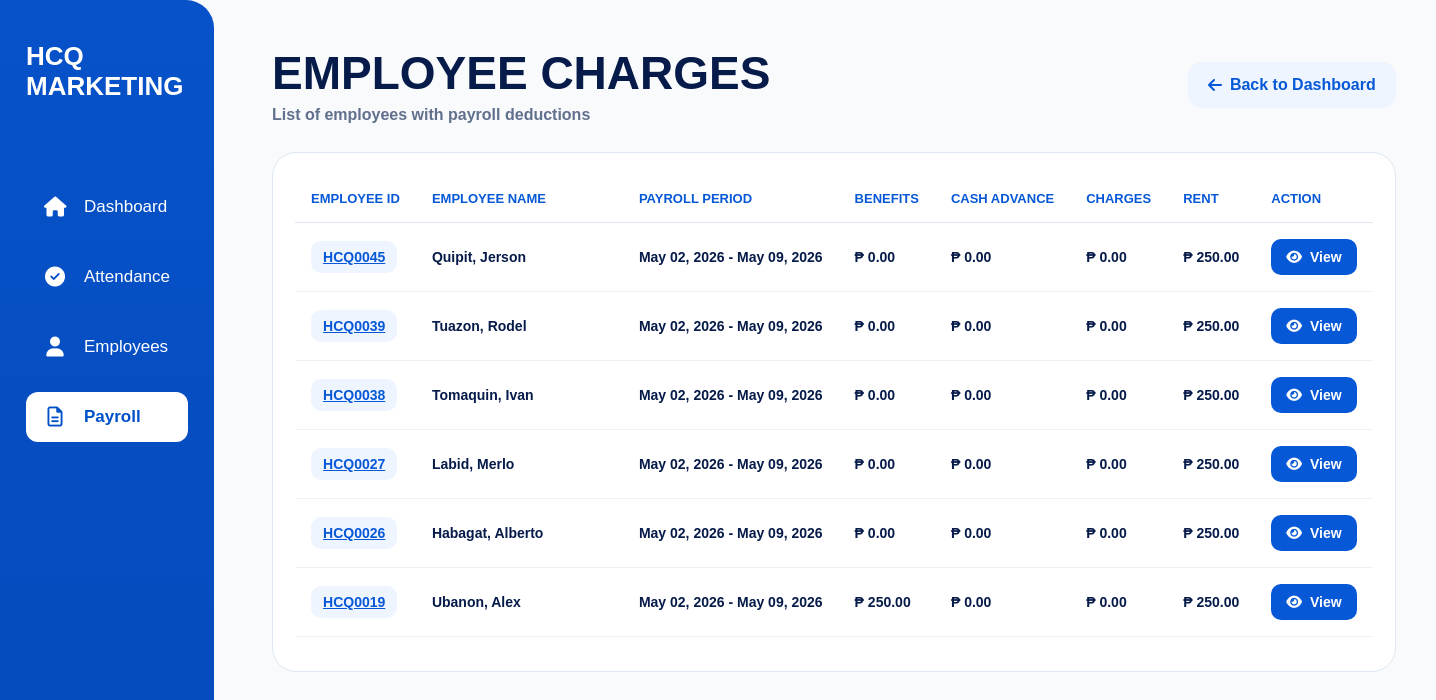
Before: /charges/ with the older database file.
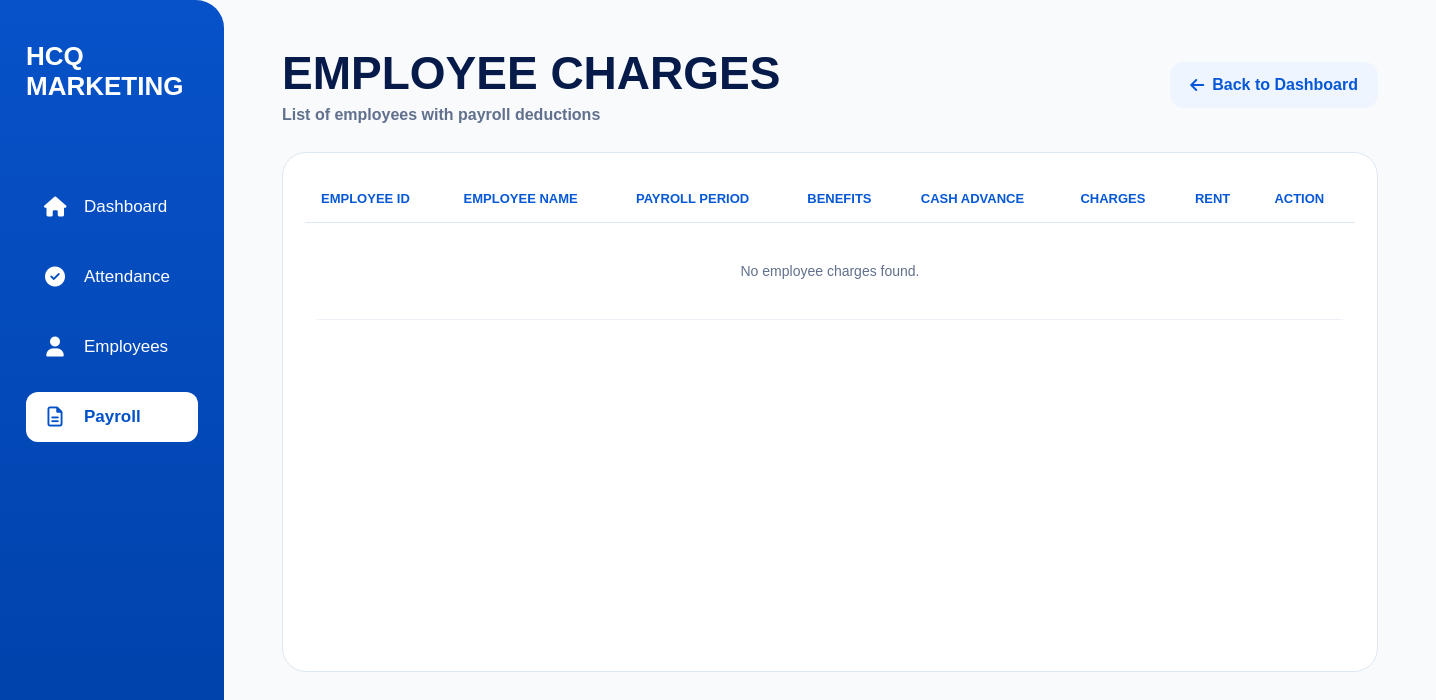
After: the same page with the newer database file.
### payroll/models.py (models this page shows, shortened)
class Payroll(models.Model):
    employee = models.ForeignKey(
        Employee,
        on_delete=models.CASCADE,
        related_name='payrolls'
    )
    start_date = models.DateField()
    end_date = models.DateField()
    total_payable_hours = models.DecimalField(
        max_digits=10,
        decimal_places=2,
        default=0
    )
    total_late_minutes = models.PositiveIntegerField(
        default=0
    )
    total_undertime_minutes = models.PositiveIntegerField(
        default=0
    )
    base_salary = models.DecimalField(
        max_digits=12,
        decimal_places=2,
        default=0
    )
    overtime_pay = models.DecimalField(
        max_digits=12,
        decimal_places=0,
        default=0
    )
    transportation_fee = models.DecimalField(
        max_digits=12,
        decimal_places=2,
        default=0
    )
    delivery_allowance = models.DecimalField(
        max_digits=12,
        decimal_places=2,
        default=0
    )
    benefits = models.DecimalField(
        max_digits=10,
        decimal_places=2,
        default=0
    )
    allowance = models.DecimalField(
        max_digits=10,
        decimal_places=2,
        default=0,
        blank=True,
        help_text='Manual allowance for this payroll period.'
    )
    cash_advance = models.DecimalField(
        max_digits=10,
        decimal_places=2,
        default=0,
        blank=True
    )
    charges = models.DecimalField(
        max_digits=10,
        decimal_places=2,
        default=0,
        blank=True
    )
    rent = models.DecimalField(
        max_digits=10,
        decimal_places=2,
        default=0,
        blank=True
    )
    remarks = models.TextField(
        blank=True,
        null=True
    )
    total_salary = models.DecimalField(
        max_digits=12,
        decimal_places=2,
        default=0
    )
    created_at = models.DateTimeField(
        auto_now_add=True
    )
    class Meta:
        ordering = [
            '-start_date',
            'employee__last_name'
        ]

### employees/models.py (models this page shows, shortened)
class Employee(models.Model):
    SALARY_TYPE_CHOICES = (
        ('daily', 'Daily'),
        ('hourly', 'Hourly'),
    )
    EMPLOYMENT_STATUS_CHOICES = (
        ('ACTIVE', 'Active'),
        ('RESIGNED', 'Resigned'),
        ('MIA', 'MIA'),
        ('TERMINATED', 'Terminated'),
    )
    employee_id = models.CharField(
        max_length=10,
        unique=True,
        editable=False
    )
    first_name = models.CharField(max_length=100)
    middle_initial = models.CharField(
        max_length=50,
        blank=True,
        null=True
    )
    last_name = models.CharField(max_length=100)
    date_of_birth = models.DateField(
        blank=True,
        null=True
    )
    citizenship = models.CharField(
        max_length=100,
        blank=True,
        null=True
    )
    address = models.CharField(
        max_length=255,
        blank=True,
        null=True
    )
    contact_number = models.CharField(
        max_length=50,
        blank=True,
        null=True
    )
    spouse_name = models.CharField(
        max_length=100,
        blank=True,
        null=True
    )
    spouse_contact_number = models.CharField(
        max_length=50,
        blank=True,
        null=True
    )
    elementary = models.CharField(
        max_length=255,
        blank=True,
        null=True
    )
    elementary_year = models.CharField(
        max_length=50,
        blank=True,
        null=True
    )
    high_school = models.CharField(
        max_length=255,
        blank=True,
        null=True
    )
    high_school_year = models.CharField(
        max_length=50,
        blank=True,
        null=True
    )
    college = models.CharField(
        max_length=255,
        blank=True,
        null=True
    )
    college_year = models.CharField(
        max_length=50,
        blank=True,
        null=True
    )
    company_1 = models.CharField(
        max_length=255,
        blank=True,
        null=True
    )
    company_address_1 = models.CharField(
        max_length=255,
        blank=True,
        null=True
    )
    occupation_1 = models.CharField(
        max_length=100,
        blank=True,
        null=True
    )
    years_1 = models.CharField(
        max_length=50,
        blank=True,
        null=True
    )
    company_2 = models.CharField(
        max_length=255,
        blank=True,
        null=True
    )
    company_address_2 = models.CharField(
        max_length=255,
        blank=True,
        null=True
    )
    occupation_2 = models.CharField(
        max_length=100,
        blank=True,
        null=True
    )
    years_2 = models.CharField(
        max_length=50,
        blank=True,
        null=True
    )
    company_3 = models.CharField(
        max_length=255,
        blank=True,
        null=True
    )
    company_address_3 = models.CharField(
        max_length=255,
        blank=True,
        null=True
    )
    occupation_3 = models.CharField(
        max_length=100,
        blank=True,
        null=True
    )
    years_3 = models.CharField(
        max_length=50,
        blank=True,
        null=True
    )
    reference_name_1 = models.CharField(
        max_length=100,
        blank=True,
        null=True
    )
    reference_occupation_1 = models.CharField(
        max_length=100,
        blank=True,
        null=True
    )
    reference_contact_1 = models.CharField(
        max_length=50,
        blank=True,
        null=True
    )
    reference_name_2 = models.CharField(
        max_length=100,
        blank=True,
        null=True
    )
    reference_occupation_2 = models.CharField(
        max_length=100,
        blank=True,
        null=True
    )
    reference_contact_2 = models.CharField(
        max_length=50,
        blank=True,
        null=True
    )
    reference_name_3 = models.CharField(
        max_length=100,
        blank=True,
        null=True
    )
    reference_occupation_3 = models.CharField(
        max_length=100,
        blank=True,
        null=True
    )
    reference_contact_3 = models.CharField(
        max_length=50,
        blank=True,
        null=True
    )
    sss_number = models.CharField(
        max_length=100,
        blank=True,
        null=True
    )
    sss_file = models.FileField(
        upload_to='government_documents/sss/',
        blank=True,
        null=True
    )
    philhealth_number = models.CharField(
        max_length=100,
        blank=True,
        null=True
    )
    philhealth_file = models.FileField(
        upload_to='government_documents/philhealth/',
        blank=True,
        null=True
    )
    nbi_clearance_number = models.CharField(
        max_length=100,
        blank=True,
        null=True
    )
    nbi_clearance_file = models.FileField(
        upload_to='government_documents/nbi/',
        blank=True,
        null=True
    )
    barangay_clearance_number = models.CharField(
        max_length=100,
        blank=True,
        null=True
    )
    barangay_clearance_file = models.FileField(
        upload_to='government_documents/barangay/',
        blank=True,
        null=True
    )
    tin_number = models.CharField(
        max_length=100,
        blank=True,
        null=True
    )
    tin_file = models.FileField(
        upload_to='government_documents/tin/',
        blank=True,
        null=True
    )
    drivers_license_number = models.CharField(
        max_length=100,
        blank=True,
        null=True
    )
    drivers_license_file = models.FileField(
        upload_to='government_documents/drivers_license/',
        blank=True,
        null=True
    )
    position = models.CharField(max_length=100)
    employment_status = models.CharField(
        max_length=20,
        choices=EMPLOYMENT_STATUS_CHOICES,
        default='ACTIVE'
    )
    employment_remarks = models.TextField(
        blank=True,
        null=True
    )
    salary_type = models.CharField(
        max_length=10,
        choices=SALARY_TYPE_CHOICES,
        default='daily'
    )
    rate = models.DecimalField(
        max_digits=10,
        decimal_places=2
    )
    benefits = models.DecimalField(
        max_digits=10,
        decimal_places=2,
        default=0
    )
    date_started = models.DateField(
        blank=True,
        null=True
    )
    photo = models.ImageField(
        upload_to='employee_photos/',
        blank=True,
        null=True
    )
    qr_code = models.ImageField(
        upload_to='employee_qrcodes/',
        blank=True,
        null=True
    )
    resume = models.FileField(
        upload_to='employee_resumes/',
        blank=True,
        null=True
    )

### dashboard/views.py (the view)
# urls.py: path("charges/", views.charges_page_view, name="charges-page"),
def charges_page_view(request):
    charges = Payroll.objects.filter(
        benefits__gt=0
    ) | Payroll.objects.filter(
        cash_advance__gt=0
    ) | Payroll.objects.filter(
        charges__gt=0
    ) | Payroll.objects.filter(
        rent__gt=0
    )
    charges = charges.select_related(
        "employee"
    ).order_by(
        "-id"
    )
    return render(
        request,
        "dashboard/charges_page.html",
        {
            "charges": charges,
        }
    )

### dashboard/templates/dashboard/charges_page.html (shortened to what this page needs)
{% load static %}
{% load humanize %}
<!DOCTYPE html>
<html lang="en">
<head>
<link rel="stylesheet" href="{% static 'dashboard/dashboard.css' %}">
<link rel="stylesheet" href="https://cdnjs.cloudflare.com/ajax/libs/font-awesome/6.5.1/css/all.min.css">
</head>
<body>
<div class="modern-page">
<aside class="modern-sidebar">
    <div class="modern-logo">
        HCQ <br> MARKETING
    </div>
    <nav class="modern-menu">
        <a href="/dashboard/">
            <i class="fa-solid fa-house"></i>
            <span>Dashboard</span>
        </a>
        <a href="/attendance-page/">
            <i class="fa-solid fa-circle-check"></i>
            <span>Attendance</span>
        </a>
        <a href="/employees-page/">
            <i class="fa-solid fa-user"></i>
            <span>Employees</span>
        </a>
        <a href="/payroll-page/" class="active">
            <i class="fa-regular fa-file-lines"></i>
            <span>Payroll</span>
        </a>
    </nav>
</aside>
<main class="modern-content">
    <div class="charges-header">
        <div>
            <h1 class="charges-title">EMPLOYEE CHARGES</h1>
            <p>List of employees with payroll deductions</p>
        </div>
        <a href="/dashboard/" class="back-btn">
            <i class="fa-solid fa-arrow-left"></i>
            Back to Dashboard
        </a>
    </div>
    <div class="charges-card">
        <div class="charges-table-wrapper">
            <table class="charges-table">
                <thead>
                    <tr>
                        <th>Employee ID</th>
                        <th>Employee Name</th>
                        <th>Payroll Period</th>
                        <th>Benefits</th>
                        <th>Cash Advance</th>
                        <th>Charges</th>
                        <th>Rent</th>
                        <th>Action</th>
                    </tr>
                </thead>
                <tbody>
                    {% for payroll in charges %}
                    <tr>
                        <td>
                            <a href="{% url 'view-payroll' payroll.id %}" class="employee-id">
                                {{ payroll.employee.employee_id }}
                            </a>
                        </td>
                        <td>
                            <a href="{% url 'view-payroll' payroll.id %}" class="employee-name-link">
                                {{ payroll.employee.last_name }},
                                {{ payroll.employee.first_name }}
                            </a>
                        </td>
                        <td>
                            <a href="{% url 'view-payroll' payroll.id %}" class="payroll-period-link">
                                {{ payroll.start_date|date:"M d, Y" }}
                                -
                                {{ payroll.end_date|date:"M d, Y" }}
                            </a>
                        </td>
                        <td class="amount">
                            ₱ {{ payroll.benefits|floatformat:2|intcomma }}
                        </td>
                        <td class="amount">
                            ₱ {{ payroll.cash_advance|floatformat:2|intcomma }}
                        </td>
                        <td class="amount">
                            ₱ {{ payroll.charges|floatformat:2|intcomma }}
                        </td>
                        <td class="amount">
                            ₱ {{ payroll.rent|floatformat:2|intcomma }}
                        </td>
                        <td>
                            <a href="{% url 'view-payroll' payroll.id %}" class="view-payroll-btn">
                                <i class="fa-solid fa-eye"></i>
                                View
                            </a>
                        </td>
                    </tr>
                    {% empty %}
                    <tr>
                        <td colspan="8" class="empty-row">
                            No employee charges found.
                        </td>
                    </tr>
                    {% endfor %}
                </tbody>
            </table>
        </div>
    </div>
</main>
</div>
</body>
</html>

### dashboard/static/dashboard/dashboard.css (style rules this page uses)
* { margin: 0; padding: 0; box-sizing: border-box; }
body { font-family: Arial, sans-serif; background: #efefef; }
.charges-card { height: 100%; background: #ececec; border-radius: 25px; padding: 25px; }
.attendance-card, .charges-card, .past-card, .attendance-box, .charge-box { transition: all 0.3s ease; }
* { box-sizing: border-box; }
body { margin: 0; font-family: Arial, sans-serif; background: #f5f7fb; color: #0f2547; }
.modern-page { display: flex; min-height: 100vh; background: #f8fafc; font-family: Arial, sans-serif; }
.modern-sidebar { width: 280px; min-height: 100vh; background: linear-gradient(180deg, #0752c9, #0040a8); color: white; padding: 42px 26px; border-radius: 0 28px 28px 0; }
.modern-logo { font-size: 26px; font-weight: 800; line-height: 1.15; margin-bottom: 80px; }
.modern-menu { display: flex; flex-direction: column; gap: 20px; }
.modern-menu a { color: white; text-decoration: none; display: flex; align-items: center; gap: 18px; padding: 15px 18px; border-radius: 12px; font-size: 17px; }
.modern-menu a i { width: 22px; text-align: center; font-size: 20px; }
.modern-menu a.active, .modern-menu a:hover { background: white; color: #0050c8; font-weight: 700; }
.modern-content { flex: 1; padding: 46px 58px 35px; }

### dashboard/templates/dashboard/charges_page.html (style rules this page uses)
.charges-header { display:flex; justify-content:space-between; align-items:center; margin-bottom:28px; gap:18px; }
.charges-title { font-size:46px; font-weight:900; color:#061b49; margin:0; }
.charges-header p { color:#61708d; margin-top:6px; font-weight:600; }
.back-btn { background:#eef5ff; color:#0758d6; padding:14px 20px; border-radius:14px; font-weight:900; text-decoration:none; display:inline-flex; align-items:center; gap:8px; }
.charges-card { background:white; border:1px solid #dfe7f3; border-radius:24px; padding:22px; max-height:520px; overflow:hidden; display:flex; flex-direction:column; }
.charges-table-wrapper { width:100%; overflow:auto; border-radius:16px; }
.charges-table { width:100%; border-collapse:collapse; min-width:1050px; }
.charges-table th { text-align:left; padding:16px; color:#0758d6; font-size:13px; text-transform:uppercase; border-bottom:1px solid #dfe7f3; background:white; position:sticky; top:0; z-index:2; white-space:nowrap; }
.charges-table td { padding:16px; border-bottom:1px solid #edf1f7; color:#061b49; font-size:14px; white-space:nowrap; }
.empty-row { text-align:center; padding:40px !important; color:#61708d !important; }

Changed rows visible on the page:
removed Payroll: employee.employee_id "HCQ0045", employee.last_name "Quipit", employee.first_name "Jerson", start_date "May 02, 2026", end_date "May 09, 2026", benefits "0.00", cash_advance "0.00", charges "0.00", rent "250.00"
removed Payroll: employee.employee_id "HCQ0039", employee.last_name "Tuazon", employee.first_name "Rodel", start_date "May 02, 2026", end_date "May 09, 2026", benefits "0.00", cash_advance "0.00", charges "0.00", rent "250.00"
removed Payroll: employee.employee_id "HCQ0038", employee.last_name "Tomaquin", employee.first_name "Ivan", start_date "May 02, 2026", end_date "May 09, 2026", benefits "0.00", cash_advance "0.00", charges "0.00", rent "250.00"
removed Payroll: employee.employee_id "HCQ0027", employee.last_name "Labid", employee.first_name "Merlo", start_date "May 02, 2026", end_date "May 09, 2026", benefits "0.00", cash_advance "0.00", charges "0.00", rent "250.00"
removed Payroll: employee.employee_id "HCQ0026", employee.last_name "Habagat", employee.first_name "Alberto", start_date "May 02, 2026", end_date "May 09, 2026", benefits "0.00", cash_advance "0.00", charges "0.00", rent "250.00"
removed Payroll: employee.employee_id "HCQ0019", employee.last_name "Ubanon", employee.first_name "Alex", start_date "May 02, 2026", end_date "May 09, 2026", benefits "250.00", cash_advance "0.00", charges "0.00", rent "250.00"
Other visible differences:
text now shown: "No employee charges found."
